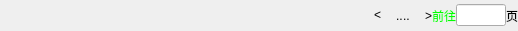
<?xml version="1.0" encoding="UTF-8"?>
<ui version="4.0">
 <class>PageNavigator</class>
 <widget class="QWidget" name="PageNavigator">
  <property name="geometry">
   <rect>
    <x>0</x>
    <y>0</y>
    <width>518</width>
    <height>31</height>
   </rect>
  </property>
  <property name="windowTitle">
   <string>Form</string>
  </property>
  <property name="styleSheet">
   <string notr="true"/>
  </property>
  <layout class="QHBoxLayout" name="horizontalLayout">
   <property name="spacing">
    <number>0</number>
   </property>
   <property name="leftMargin">
    <number>0</number>
   </property>
   <property name="topMargin">
    <number>0</number>
   </property>
   <property name="rightMargin">
    <number>0</number>
   </property>
   <property name="bottomMargin">
    <number>0</number>
   </property>
   <item>
    <spacer name="horizontalSpacer_2">
     <property name="orientation">
      <enum>Qt::Horizontal</enum>
     </property>
     <property name="sizeHint" stdset="0">
      <size>
       <width>40</width>
       <height>20</height>
      </size>
     </property>
    </spacer>
   </item>
   <item>
    <widget class="QLabel" name="previousPageLabel">
     <property name="toolTip">
      <string/>
     </property>
     <property name="text">
      <string>&lt;</string>
     </property>
    </widget>
   </item>
   <item>
    <widget class="QWidget" name="previousSeparate" native="true">
     <property name="minimumSize">
      <size>
       <width>15</width>
       <height>0</height>
      </size>
     </property>
     <property name="baseSize">
      <size>
       <width>15</width>
       <height>0</height>
      </size>
     </property>
    </widget>
   </item>
   <item>
    <widget class="QWidget" name="leftPagesWidget" native="true"/>
   </item>
   <item>
    <widget class="QLabel" name="leftSeparateLabel">
     <property name="toolTip">
      <string/>
     </property>
     <property name="text">
      <string>..</string>
     </property>
    </widget>
   </item>
   <item>
    <widget class="QWidget" name="centerPagesWidget" native="true"/>
   </item>
   <item>
    <widget class="QLabel" name="rightSeparateLabel">
     <property name="toolTip">
      <string/>
     </property>
     <property name="text">
      <string>..</string>
     </property>
    </widget>
   </item>
   <item>
    <widget class="QWidget" name="rightPagesWidget" native="true"/>
   </item>
   <item>
    <widget class="QWidget" name="nextSeparate" native="true">
     <property name="minimumSize">
      <size>
       <width>15</width>
       <height>0</height>
      </size>
     </property>
     <property name="baseSize">
      <size>
       <width>15</width>
       <height>0</height>
      </size>
     </property>
    </widget>
   </item>
   <item>
    <widget class="QLabel" name="nextPageLabel">
     <property name="toolTip">
      <string/>
     </property>
     <property name="text">
      <string>&gt;</string>
     </property>
    </widget>
   </item>
   <item>
    <widget class="QLabel" name="label">
     <property name="styleSheet">
      <string notr="true">color: rgb(0, 255, 0);</string>
     </property>
     <property name="text">
      <string>前往</string>
     </property>
    </widget>
   </item>
   <item>
    <widget class="QLineEdit" name="pageLineEdit">
     <property name="minimumSize">
      <size>
       <width>50</width>
       <height>0</height>
      </size>
     </property>
     <property name="maximumSize">
      <size>
       <width>50</width>
       <height>16777215</height>
      </size>
     </property>
     <property name="alignment">
      <set>Qt::AlignCenter</set>
     </property>
    </widget>
   </item>
   <item>
    <widget class="QLabel" name="label_2">
     <property name="text">
      <string>页</string>
     </property>
    </widget>
   </item>
  </layout>
 </widget>
 <resources/>
 <connections/>
</ui>
